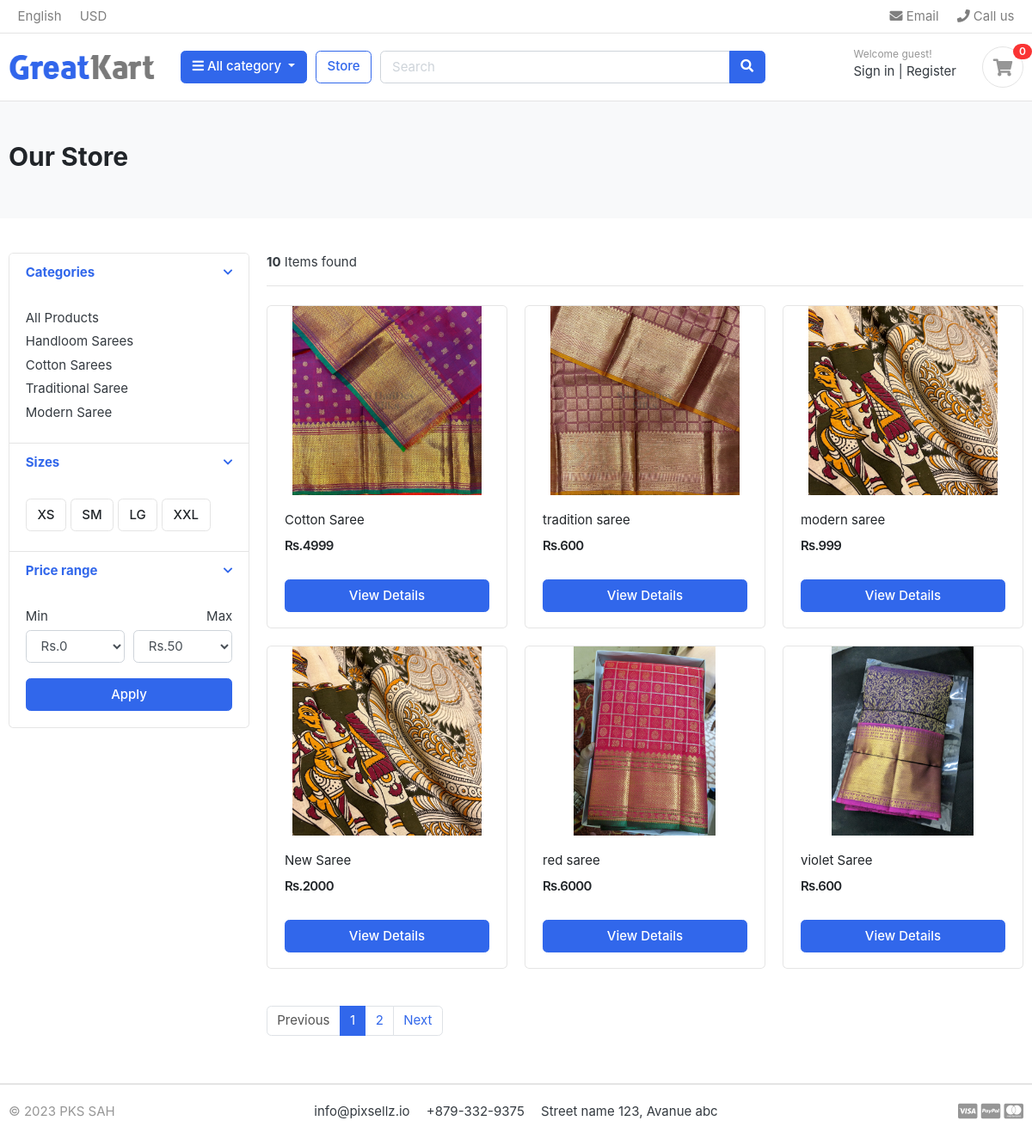
/store/, run on the app's committed database.
### category/models.py (models this page shows, shortened)
class Category(models.Model):
    category_name  =models.CharField(max_length=50, unique=True)
    slug = models.SlugField(max_length=100, unique=True )
    description = models.TextField(max_length=255)
    cat_image = models.ImageField(upload_to='photos/categories', blank=True)
    class Meta:
        verbose_name = 'category'
        verbose_name_plural= 'categories'
    def get_url(self):
        return reverse('product_by_category', args=[self.slug])

### store/models.py (models this page shows, shortened)
class Product(models.Model):
    product_name = models.CharField(max_length=200, unique=True)
    slug = models.SlugField(max_length=200, unique=True)
    description = models.TextField(max_length=500, blank=True)
    price = models.IntegerField()
    images = models.ImageField(upload_to='photos/products')
    stock = models.IntegerField()
    is_available = models.BooleanField(default=True)
    category = models.ForeignKey(Category, on_delete=models.CASCADE)
    created_date = models.DateField(auto_now_add=True)
    modified_date = models.DateTimeField(auto_now=True)
    def get_url(self):
        return reverse('product_detail',args=[self.category.slug, self.slug])

### store/views.py (the view)
# urls.py: path("store/", include('store.urls')),
def store(request, category_slug=None):
    categories = None
    products = None
    if category_slug != None:
        categories = get_object_or_404(Category, slug=category_slug)
        products = Product.objects.filter(category = categories, is_available=True)
        paginator = Paginator(products, 6)
        page = request.GET.get('page')
        paged_products = paginator.get_page(page)
        product_count = products.count()
    else:
        products  = Product.objects.all().filter(is_available=True).order_by('id')
        paginator = Paginator(products, 6)
        page = request.GET.get('page')
        paged_products = paginator.get_page(page)
        product_count = products.count()
    context={
        'products': paged_products,
        'product_count': product_count,
    }
    return render(request, 'store/store.html', context)

### carts/context_processors.py (called while the page is built)
def counter(request):
    cart_count =0
    if 'admin' in request.path:
        return {}
    else:
        try:
            cart = Cart.objects.filter(cart_id= _cart_id(request))
            cart_items = CartItem.objects.all().filter(cart=cart[:1])
            for cart_item in cart_items:
                cart_count =  cart_count + cart_item.quantity
        except Cart.DoesNotExist:
            cart_count = 0
    return dict(cart_count=cart_count)

### carts/views.py (called while the page is built)
def _cart_id(request):
    cart = request.session.session_key
    if not cart:
        cart = request.session.create()
    return cart

### category/context_processors.py (called while the page is built)
def menu_links(request):
    links = Category.objects.all()
    return dict(links=links)

### templates/store/store.html (shortened to what this page needs)
{% extends 'base.html' %}
{% load static %}
{% block content %}
<section class="section-pagetop bg">
    <div class="container">
        {% if 'search' in request.path %}
        <h2 class="title-page">Search Result</h2>
        {% else %}
          <h2 class="title-page">Our Store</h2>
        {% endif %}
    </div>
    </section>
    <section class="section-content padding-y">
    <div class="container">
    <div class="row">
        <aside class="col-md-3">
    <div class="card">
        <article class="filter-group">
            <header class="card-header">
                <a href="#" data-toggle="collapse" data-target="#collapse_1" aria-expanded="true" class="">
                    <i class="icon-control fa fa-chevron-down"></i>
                    <h6 class="title">Categories</h6>
                </a>
            </header>
            <div class="filter-content collapse show" id="collapse_1" style="">
                <div class="card-body">
                    <ul class="list-menu">
                        <li><a href="{% url 'store' %}">All Products</a></li>
                        {% for category in links %}
                    <li><a href="{{ category.get_url }}">{{category.category_name}}</a></li>
                    {% endfor %}
                    </ul>
                </div>
            </div>
        </article>
        <article class="filter-group">
            <header class="card-header">
                <a href="#" data-toggle="collapse" data-target="#collapse_4" aria-expanded="true" class="">
                    <i class="icon-control fa fa-chevron-down"></i>
                    <h6 class="title">Sizes </h6>
                </a>
            </header>
            <div class="filter-content collapse show" id="collapse_4" style="">
                <div class="card-body">
                  <label class="checkbox-btn">
                    <span class="btn btn-light"> XS </span>
                  </label>
                  <label class="checkbox-btn">
                    <span class="btn btn-light"> SM </span>
                  </label>
                  <label class="checkbox-btn">
                    <span class="btn btn-light"> LG </span>
                  </label>
                  <label class="checkbox-btn">
                    <span class="btn btn-light"> XXL </span>
                  </label>
            </div>
            </div>
        </article>
        <article class="filter-group">
            <header class="card-header">
                <a href="#" data-toggle="collapse" data-target="#collapse_3" aria-expanded="true" class="">
                    <i class="icon-control fa fa-chevron-down"></i>
                    <h6 class="title">Price range </h6>
                </a>
            </header>
            <div class="filter-content collapse show" id="collapse_3" style="">
                <div class="card-body">
                    <div class="form-row">
                    <div class="form-group col-md-6">
                      <label>Min</label>
                          <select class="mr-2 form-control">
                            <option value="0">Rs.0</option>
                        </select>
                    </div>
                    <div class="form-group text-right col-md-6">
                      <label>Max</label>
                          <select class="mr-2 form-control">
                            <option value="50">Rs.50</option>
                        </select>
                    </div>
                    </div>
                    <button class="btn btn-block btn-primary">Apply</button>
                </div>
            </div>
        </article>
    </div>
        </aside>
        <main class="col-md-9">
    <header class="border-bottom mb-4 pb-3">
            <div class="form-inline">
                <span class="mr-md-auto"><b>{{product_count}}</b> Items found </span>
            </div>
    </header>
    <div class="row">
        {% if products %}
        {% for product in products %}
        <div class="col-md-4">
            <figure class="card card-product-grid">
                <div class="img-wrap">
                    <a href="{{product.get_url}}"><img src="{{product.images.url}}"></a>
                </div>
                <figcaption class="info-wrap">
                    <div class="fix-height">
                        <a href="{{product.get_url}}" class="title">{{product.product_name}}</a>
                        <div class="price-wrap mt-2">
                            <span class="price">Rs.{{product.price}}</span>
                        </div>
                    </div>
                    <a href="{{ product.get_url  }}" class="btn btn-block btn-primary">View Details </a>
                </figcaption>
            </figure>
        </div>
        {% endfor %}
        {% else %}
          <div>
            <h2>No Result Found</h2>
          </div>
        {% endif %}
    </div>
    <nav class="mt-4" aria-label="Page navigation sample">
        {% if products.has_other_pages %}
      <ul class="pagination">
        {% if products.has_previous %}
        <li class="page-item"><a class="page-link" href="?page={{products.previous_page_number}}">Previous</a></li>
        {% else %}
        <li class="page-item disabled"><a class="page-link" href="#">Previous</a></li>
        {% endif %}
        {% for i in products.paginator.page_range %}
          {% if products.number == i %}
        <li class="page-item active"><a class="page-link" href="#">{{i}}</a></li>
        {% else %}
        <li class="page-item"><a class="page-link" href="?page={{i}}">{{i}}</a></li>
        {% endif %}
        {% endfor %}
        {% if products.has_next %}
        <li class="page-item"><a class="page-link" href="?page={{products.next_page_number}}">Next</a></li>
        {% else %}
        <li class="page-item disabled"><a class="page-link" href="#">Next</a></li>
        {% endif %}
      </ul>
      {% endif %}
    </nav>
        </main>
    </div>
    </div>
    </section>
{% endblock %}

### static/css/ui.css (style rules this page uses)
html { font-family: "Inter", sans-serif; font-size: 15px; }
.img-wrap { text-align: center; display: block; }
.img-wrap img { max-width: 100%; }
.price-wrap { letter-spacing: -0.7px; }
.padding-y { padding-top: 40px; padding-bottom: 40px; }
figure { margin-bottom: 0; }
article:after, .form-group:after { display: block; clear: both; content: ""; }
.bg { background-color: #f8f9fa; }
.title-page { color: #212529; }
.btn-light { background-color: #fff; border-color: #e4e4e4; }
[class*=list-] li:after { visibility: hidden; display: block; content: ""; overflow: hidden; height: 0; clear: both; }
.list-menu { list-style: none; margin: 0; padding-left: 0; }
.list-menu li { margin-bottom: 5px; }
.list-menu a { color: #343a40; }
[class*=card-product] a.title { color: #212529; display: block; }
[class*=card-product] .img-wrap { overflow: hidden; position: relative; }
[class*=card-product] .img-wrap img { height: 100%; max-width: 100%; width: auto; display: inline-block; -o-object-fit: cover; object-fit: cover; }
.card-product-grid { margin-bottom: 20px; }
.card-product-grid .img-wrap { border-radius: 0.2rem 0.2rem 0 0; height: 220px; }
.card-product-grid .info-wrap { overflow: hidden; padding: 18px 20px; }
.card-product-grid .fix-height { height: 80px; overflow: hidden; }
.card .img-wrap { overflow: hidden; }
.price { font-weight: 600; color: #212529; }
.icon-control { margin-top: 5px; float: right; font-size: 80%; }
.card-header .title { margin-bottom: 0; line-height: 1.5; }
.filter-group { border-bottom: 1px solid #e4e4e4; }
.filter-group .card-header { border-bottom: 0; }
.filter-group:last-child { border-bottom: 0; }
.checkbox-btn { position: relative; }
.section-pagetop { padding: 45px 0; }

### data on the page
Category: category_name "Handloom Sarees"
Category: category_name "Cotton Sarees"
Category: category_name "Traditional Saree"
Category: category_name "Modern Saree"
Product: images (picture), product_name "Cotton Saree", price "4999"
Product: images (picture), product_name "tradition saree", price "600"
Product: images (picture), product_name "modern saree", price "999"
Product: images (picture), product_name "New Saree", price "2000"
Product: images (picture), product_name "red saree", price "6000"
Product: images (picture), product_name "violet Saree", price "600"

### other printed values
{{ cart_count }} "0"
{{ product_count }} "10"
{{ i }} "1"
{{ i }} "2"
